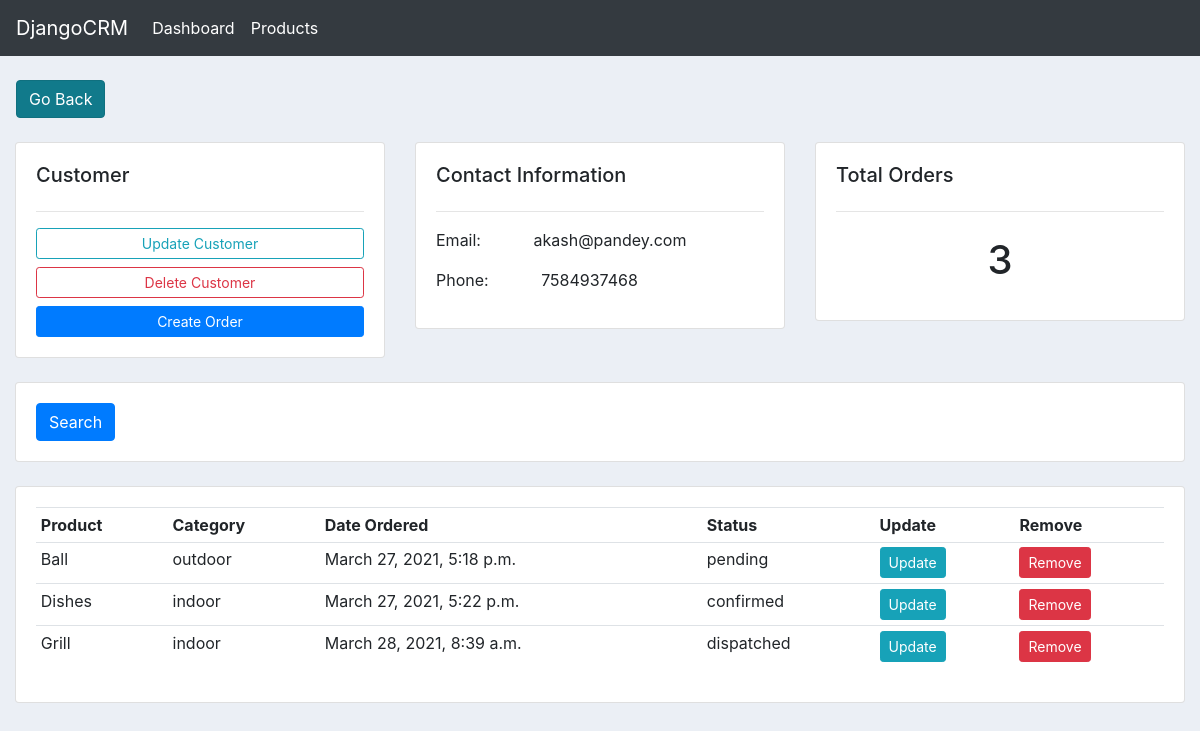
The app's page /customer/7/, older data.
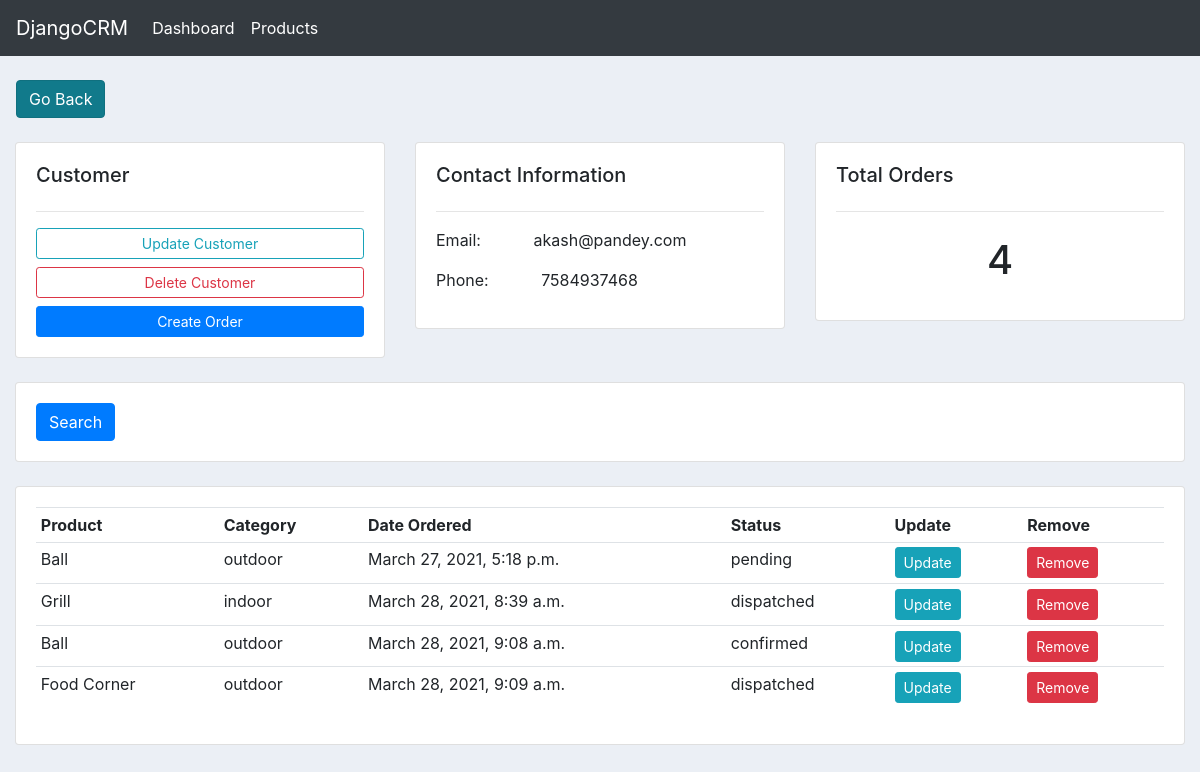
The same page, newer data.
### accounts/models.py (models this page shows, shortened)
class Customer(models.Model):
    name = models.CharField(max_length=250, null=True)
    phone = models.CharField(max_length=250, null=True)
    email = models.CharField(max_length=250, null=True)
    create_date = models.DateTimeField(auto_now=True)
    write_date = models.DateTimeField(auto_now_add=True)

class Order(models.Model):
    STATUS = (
        ('pending', 'Pending'),
        ('confirmed', 'Confirmed'),
        ('dispatched', 'Dispatched'),
        ('delivered', 'Delivered'),
    )
    customer = models.ForeignKey("accounts.Customer", on_delete=models.SET_NULL, null=True)
    product = models.ForeignKey("accounts.Product", on_delete=models.SET_NULL, null=True)
    create_date = models.DateTimeField(auto_now=True)
    write_date = models.DateTimeField(auto_now_add=True)
    status = models.CharField(choices=STATUS, max_length=250, null=True)

class Product(models.Model):
    CATEGORY = (
        ('indoor', 'Indoor'),
        ('outdoor', 'Outdoor'),
    )
    STATUS = (
        ('active', 'Active'),
        ('inactive', 'Inactive'),
    )
    name = models.CharField(max_length=250, null=True)
    price = models.FloatField(null=True)
    category = models.CharField(max_length=250, null=True, choices=CATEGORY)
    description = models.CharField(max_length=250, null=True, blank=True)
    tags = models.ManyToManyField("accounts.Tag")
    status = models.CharField(choices=STATUS, max_length=250, default='active')
    create_date = models.DateTimeField(auto_now=True)
    write_date = models.DateTimeField(auto_now_add=True)
    def __str__(self):
        return self.name

### accounts/views.py (the view)
# urls.py: path('customer/<int:id>/', customer_view, name='customer'),
def customer_view(request, id):
    try:
        customer = Customer.objects.get(id=id)
    except Customer.DoesNotExist:
        raise Http404("Customer does not exist")
    orders = customer.order_set.all()
    total_orders = orders.count()
    context = {
        'customer': customer,
        'orders': orders,
        'total_orders': total_orders
        }
    return render(request, 'accounts/customers.html', context=context)

### accounts/templates/accounts/customers.html (shortened to what this page needs)
{% extends 'accounts/main.html' %}
{% block content %}
<br>
<a href="{% url 'home' %}" class="ml-3 btn active btn-info">Go Back</a>
<br>
<br>
<div class="container-fluid">
    <div class="row">
        <div class="col-md">
            <div class="card card-body">
                <h5>Customer</h5><hr>
                <a href="{% url 'update-customer' customer.id %}" class="btn btn-outline-info btn-sm btn-block">Update Customer</a>
                <a href="{% url 'delete-customer' customer.id %}" class="btn btn-outline-danger btn-sm btn-block">Delete Customer</a>
                <a href="{% url 'create-order' customer.id %}" class="btn btn-primary btn-sm btn-block">Create Order</a>
            </div>
        </div>
        <div class="col-md">
            <div class="card card-body">
                <h5>Contact Information</h5>
                <hr>
                <p>Email: <span class="ml-5">{{customer.email}}</span></p>
                <p>Phone: <span class="ml-5">{{customer.phone}}</span></p>
            </div>
        </div>
        <div class="col-md">
            <div class="card card-body">
                <h5>Total Orders</h5><hr>
                <h1 class="text-center p-2">{{ total_orders }}</h1>
            </div>
        </div>
    </div>
    <br>
    <div class="row">
        <div class="col">
            <div class="card card-body">
            <form action="" method="GET">
            <button type="submit" class="btn btn-primary">Search</button>
            </form>
            </div>
        </div>
    </div>
    <br>
    <div class="row">
        <div class="col-md">
            <div class="card card-body">
                <div class="table-responsive">
                    <table class="table table-sm">
                    <tr>
                        <th>Product</th>
                        <th>Category</th>
                        <th>Date Ordered</th>
                        <th>Status</th>
                        <th>Update</th>
                        <th>Remove</th>
                    </tr>
                    {% for order in orders %}
                    <tr>
                        <td>{{order.product}}</td>
                        <td>{{order.product.category}}</td>
                        <td>{{order.create_date}}</td>
                        <td>{{order.status}}</td>
                        <td><a href="{% url 'update-order' order.id %}" class="btn btn-sm btn-info">Update</a></td>
                        <td><a href="{% url 'delete-order' order.id %}" class="btn btn-sm btn-danger">Remove</a></td>
                    </tr>
                    {% endfor %}
                    </table>
                </div >
            </div>
        </div>
    </div>
</div>
{% endblock content %}

### accounts/templates/accounts/main.html (shortened to what this page needs)
{% load static %}
<!DOCTYPE html>
<html lang="en">
<head>
    <link rel="stylesheet" href="https://stackpath.bootstrapcdn.com/bootstrap/4.3.1/css/bootstrap.min.css">
    <link rel="stylesheet" href="{% static 'css/main.css' %}">
</head>
<body>
    {% include 'accounts/navbar.html' %}
    {% block content %}
    {% endblock content %}
</body>
</html>

### accounts/templates/accounts/navbar.html (shortened to what this page needs)
<nav class="navbar navbar-expand-lg navbar-dark bg-dark">
  <a class="navbar-brand" href="{% url 'home' %}">DjangoCRM</a>
  <div class="collapse navbar-collapse" id="navbarNav">
    <ul class="navbar-nav">
      <li class="nav-item active">
        <a class="nav-link" href="{% url 'home' %}">Dashboard </a>
      </li>
      <li class="nav-item active">
        <a class="nav-link" href="{% url 'product' %}">Products</a>
      </li>
    </ul>
  </div>
</nav>

### accounts/static/css/main.css (style rules this page uses)
body { background-color: #ebeff5; }

Row changes from the older to the newer data that the page shows:
removed Order: product "Dishes", product.category "indoor", create_date "March 27, 2021, 5:22 p.m.", status "confirmed"
added Order: product "Ball", product.category "outdoor", create_date "March 28, 2021, 9:08 a.m.", status "confirmed"
added Order: product "Food Corner", product.category "outdoor", create_date "March 28, 2021, 9:09 a.m.", status "dispatched"
Text that changed along with them:
{{ total_orders }}: "3" → "4"
